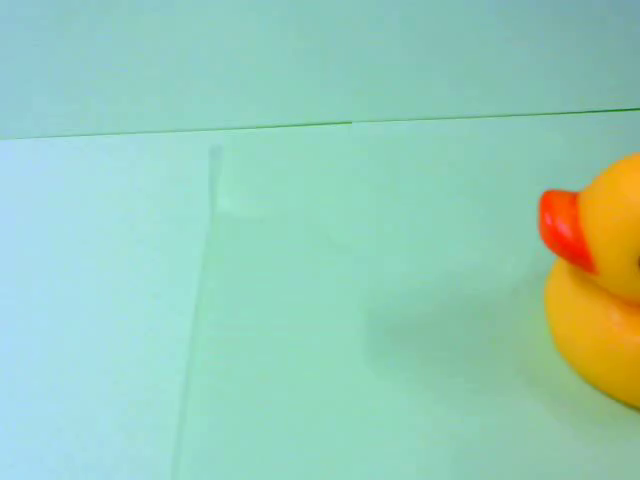
#> input picture frame 60 of data/duck_greenback.mp4, 640 x 480 px, given in place of campus.mp4, which was not available
$ python 3_6.py
#> lines starting #> are read from the running program, lines starting #| are printed output that depends on the picture; after the words box and inside, x2 and y2 are one past the last pixel; in counts of white or black regions, pixels touching at a corner belong together; pictures that were not available may be replaced by others from this repository, and a replacement may not be noted
import cv2
import numpy as np

# 定数
SW, SH = 480, 480        # 変換後のサイズ
CR = 16                  # クリック判定半径
P_INIT = np.array(       # ROI 初期位置
    [[150, 100], [250, 100], [250, 200], [150, 200]], np.float32)
P_DST = np.array(        # 変換後の四角形
    [[0, 0], [SW, 0], [SW, SH], [0, SH]], np.float32)

# 変数
p_src = np.copy(P_INIT)  # 変換元座標（初期値）
num_near_point = -1      # 最近傍の要素番号（最初は-1を入れておく）


def on_mouse(event, x, y, flags, params):
    """ マウスコールバック関数 """
    global num_near_point, p_src

    if event == cv2.EVENT_LBUTTONDOWN:
        # 左ボタンを押したとき、要素番号と距離最小値の初期化
        num_near_point = -1
        min_distance = CR
        # 4点から最近傍の要素番号を探す
        for i in range(4):
            # マウスと小円の距離
            distance = cv2.norm(np.array((x, y), np.float32), p_src[i])
            if distance < min_distance:
                # 距離最小値より小さいとき、要素番号と距離最小値の更新
                num_near_point = i
                min_distance = distance
    elif(event == cv2.EVENT_MOUSEMOVE and
         flags == cv2.EVENT_FLAG_LBUTTON and
         num_near_point >= 0):
        # マウス移動 & 左ボタン押下 & 近傍点取得済のとき、座標更新
        x = f_size[1] if x > f_size[1] else x
        x = 0 if x < 0 else x
        y = f_size[0] if y > f_size[0] else y
        y = 0 if y < 0 else y
        p_src[num_near_point] = (x, y)
    elif event == cv2.EVENT_RBUTTONDOWN:
        # 右ボタンを押したとき、4点リセット
        p_src = np.copy(P_INIT)


cap = cv2.VideoCapture('data/campus.mp4')
f_size = (int(cap.get(cv2.CAP_PROP_FRAME_HEIGHT)),
          int(cap.get(cv2.CAP_PROP_FRAME_WIDTH)))
cv2.namedWindow('win_src')
cv2.setMouseCallback('win_src', on_mouse)

while True:
    ret, src = cap.read()
#> src is the input picture: shape (480, 640, 3); mean B, G, R 182.8, 203.9, 151.5
    if not ret:
        cap.set(cv2.CAP_PROP_POS_FRAMES, 0)
        continue
    # 射影変換行列の取得
    h_mat = cv2.getPerspectiveTransform(p_src, P_DST)
    # 入力画像を射影変換
    dst = cv2.warpPerspective(src, h_mat, (SW, SH))
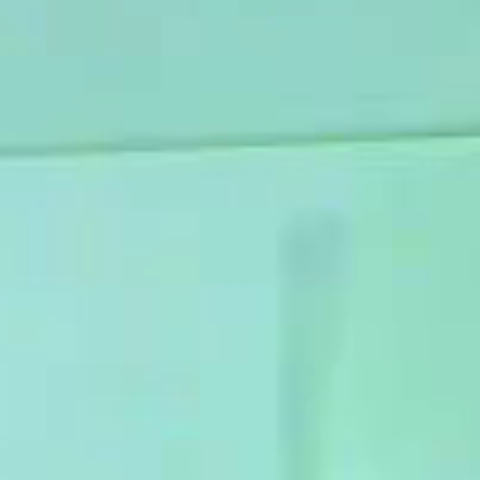
#> dst: shape (480, 480, 3); mean B, G, R 202.6, 217.8, 152.3
    # 4点を結ぶ線を描画
    points = np.array([p_src[0], p_src[1], p_src[2], p_src[3]], np.int32)
    cv2.polylines(src, [points], True, (255, 0, 0), 2)
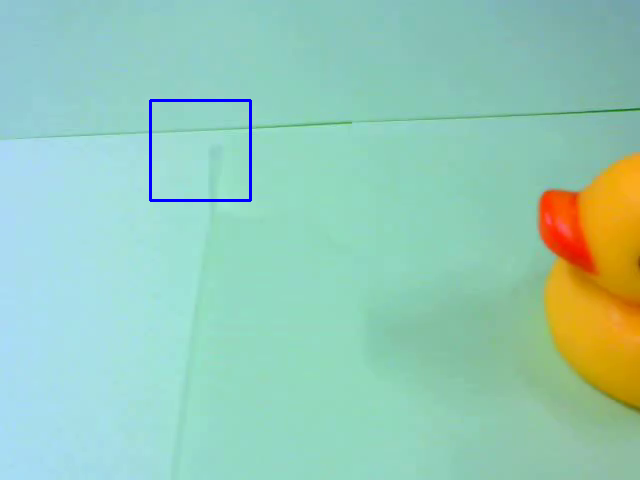
#> src: shape (480, 640, 3); 0.39% of pixels changed, all inside (x1, y1, x2, y2) = (149, 99, 252, 202)
    # 4点の円を描画
    for i in range(4):
        cv2.circle(src, (points[i, 0], points[i, 1]), CR, (0, 0, 0), 3)
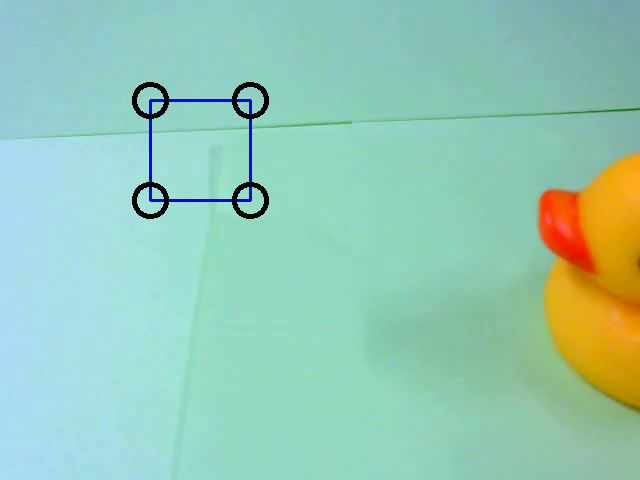
#> src: shape (480, 640, 3); 0.66% of pixels changed, all inside (x1, y1, x2, y2) = (132, 82, 269, 219)
    cv2.imshow('win_src', src)
    cv2.imshow('win_dst', dst)
    if cv2.waitKey(30) == 27:
#> (key Esc is pressed here)
        break

cv2.destroyAllWindows()

$ run again, starting later in the video
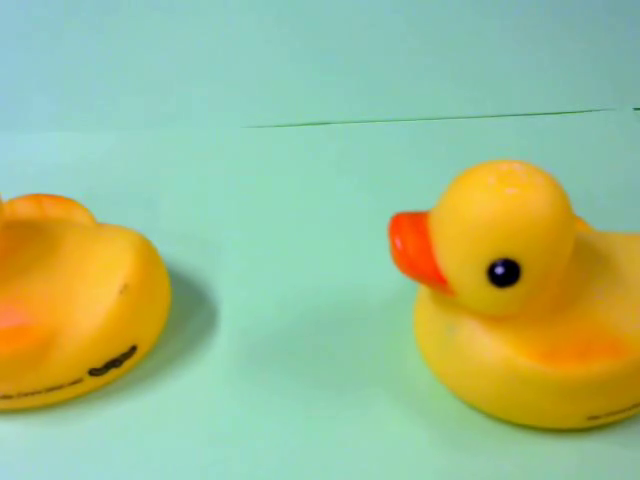
#> input picture frame 272 of data/duck_greenback.mp4, 640 x 480 px, given in place of campus.mp4, which was not available
#> src is the input picture: shape (480, 640, 3); mean B, G, R 139.3, 188.6, 160.4
#> `dst = cv2.warpPerspective(src, h_mat, (SW, SH))`:
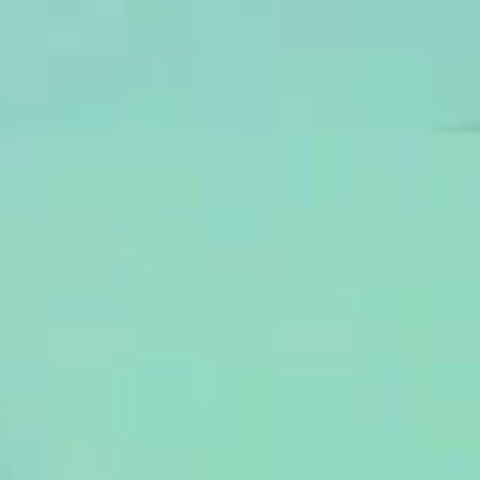
#> dst: shape (480, 480, 3); mean B, G, R 194.9, 214.5, 148.4
#> after the loop `for i in range(4):`:
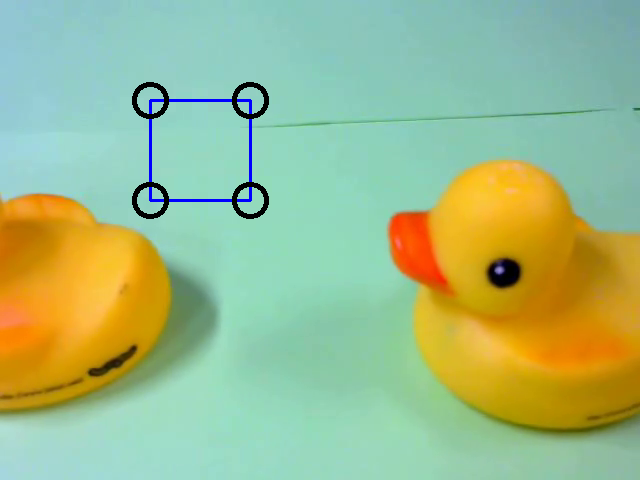
#> src: shape (480, 640, 3); mean B, G, R 138.2, 186.5, 158.9

$ run again, starting later in the video
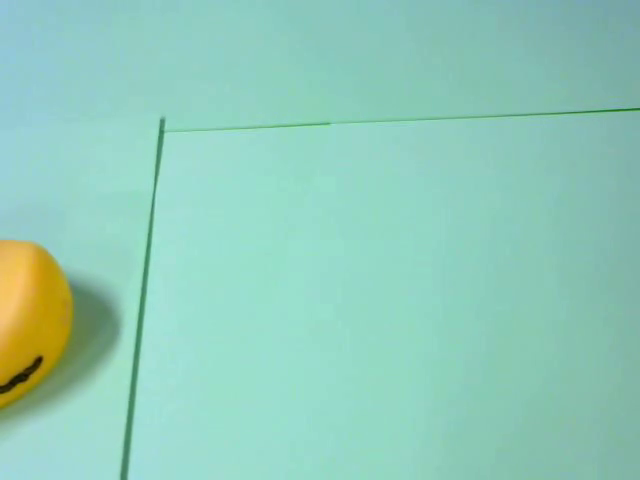
#> input picture frame 484 of data/duck_greenback.mp4, 640 x 480 px, given in place of campus.mp4, which was not available
#> src is the input picture: shape (480, 640, 3); mean B, G, R 185.7, 203.2, 144.6
#> `dst = cv2.warpPerspective(src, h_mat, (SW, SH))`:
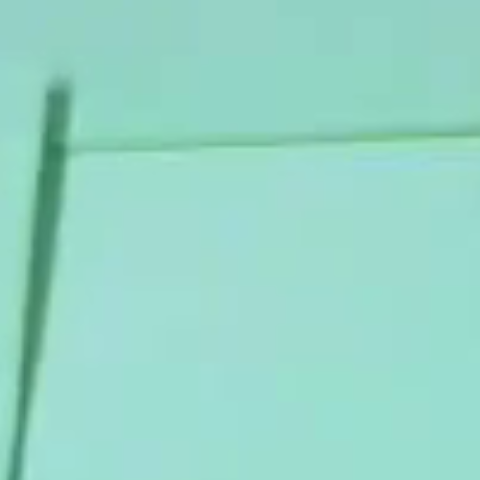
#> dst: shape (480, 480, 3); mean B, G, R 199.6, 214.7, 150.5
#> after the loop `for i in range(4):`:
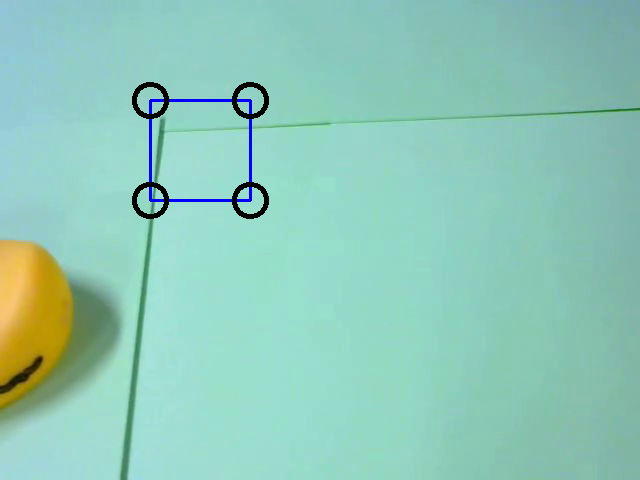
#> src: shape (480, 640, 3); mean B, G, R 184.6, 201, 143.1
